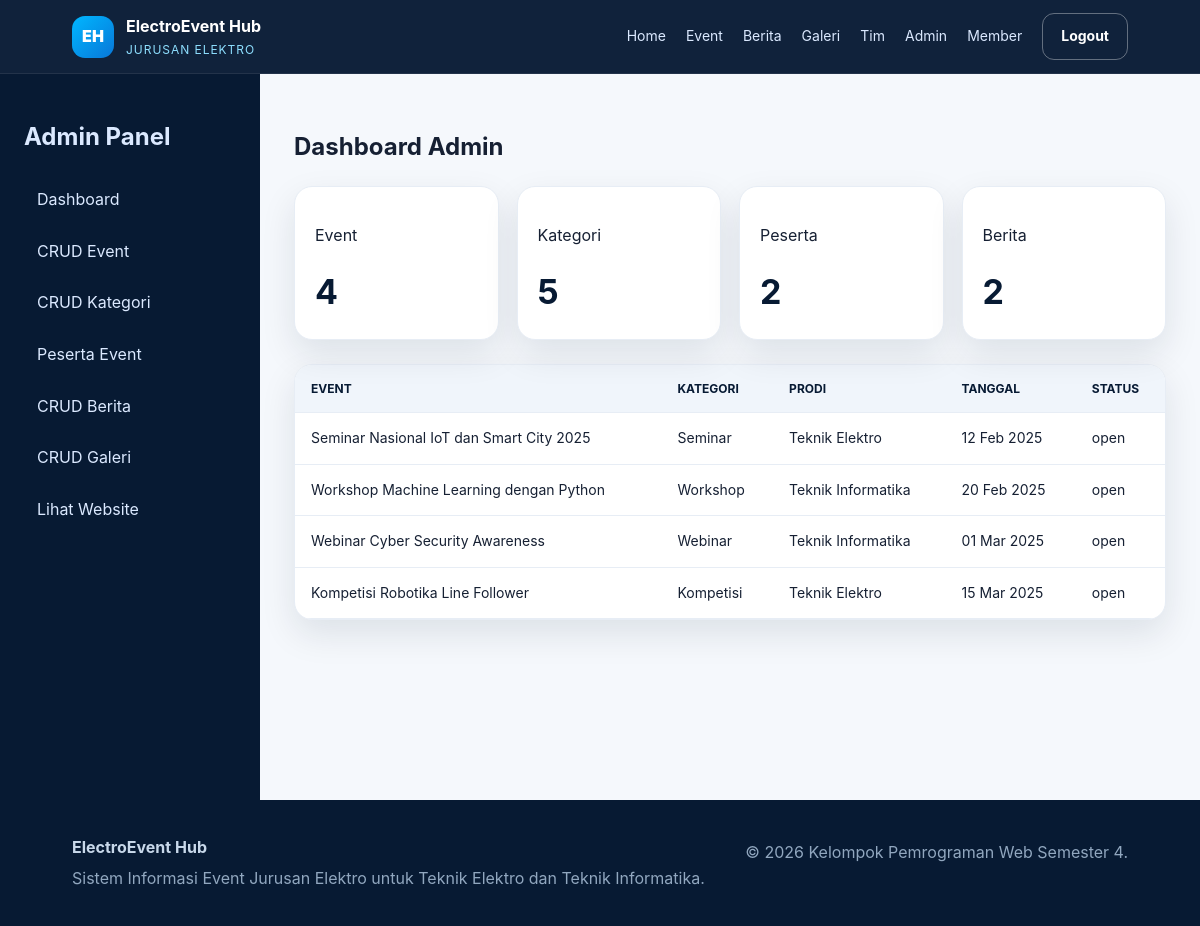
Page /admin/dashboard.php (signed in) on the committed database.
### tables this page shows
CREATE TABLE events (
  id INT AUTO_INCREMENT PRIMARY KEY,
  category_id INT NOT NULL,
  title VARCHAR(180) NOT NULL,
  slug VARCHAR(200) NOT NULL UNIQUE,
  description TEXT NOT NULL,
  study_program ENUM('Teknik Elektro','Teknik Informatika') NOT NULL,
  event_type ENUM('offline','online','hybrid') NOT NULL DEFAULT 'offline',
  event_date DATE NOT NULL,
  event_time TIME NOT NULL,
  location VARCHAR(180) NOT NULL,
  quota INT NOT NULL DEFAULT 50,
  poster VARCHAR(255) DEFAULT NULL,
  status ENUM('draft','open','closed','done') NOT NULL DEFAULT 'open',
  created_by INT DEFAULT NULL,
  created_at TIMESTAMP DEFAULT CURRENT_TIMESTAMP,
  CONSTRAINT fk_events_category FOREIGN KEY (category_id) REFERENCES categories(id) ON UPDATE CASCADE,
  CONSTRAINT fk_events_user FOREIGN KEY (created_by) REFERENCES users(id) ON DELETE SET NULL ON UPDATE CASCADE
);

CREATE TABLE categories (
  id INT AUTO_INCREMENT PRIMARY KEY,
  name VARCHAR(80) NOT NULL UNIQUE,
  description TEXT,
  created_at TIMESTAMP DEFAULT CURRENT_TIMESTAMP
);

### includes/functions.php (called while the page is built, shortened)
<?php
function e($value) {
    return htmlspecialchars((string) $value, ENT_QUOTES, 'UTF-8');
}

### admin/dashboard.php (the view, shortened to what this page needs)
<?php
require_once __DIR__ . '/../config/database.php';
require_once __DIR__ . '/../includes/functions.php';
$stats=[
 'Event'=>$pdo->query('SELECT COUNT(*) FROM events')->fetchColumn(),
 'Kategori'=>$pdo->query('SELECT COUNT(*) FROM categories')->fetchColumn(),
 'Peserta'=>$pdo->query('SELECT COUNT(*) FROM registrations')->fetchColumn(),
 'Berita'=>$pdo->query('SELECT COUNT(*) FROM news')->fetchColumn()
];
$latest=$pdo->query('SELECT e.*, c.name category_name FROM events e JOIN categories c ON c.id=e.category_id ORDER BY e.created_at DESC LIMIT 6')->fetchAll();
require_once __DIR__ . '/_layout.php';
?>
<h1>Dashboard Admin</h1><div class="stats"><?php foreach($stats as $k=>$v): ?><div class="stat"><p><?= e($k) ?></p><strong><?= (int)$v ?></strong></div><?php endforeach; ?></div><div class="table-wrap"><table><thead><tr><th>Event</th><th>Kategori</th><th>Prodi</th><th>Tanggal</th><th>Status</th></tr></thead><tbody><?php foreach($latest as $e): ?><tr><td><?= e($e['title']) ?></td><td><?= e($e['category_name']) ?></td><td><?= e($e['study_program']) ?></td><td><?= date('d M Y', strtotime($e['event_date'])) ?></td><td><?= e($e['status']) ?></td></tr><?php endforeach; ?></tbody></table></div>
<?php require_once __DIR__ . '/_footer.php'; ?>

### assets/css/style.css (style rules this page uses)
:root { --navy:#071a33;--navy2:#102a4c;--blue:#0877d8;--electric:#00b7ff;--white:#fff;--muted:#61718a;--line:#e7edf5;--bg:#f5f8fc;--danger:#d93025;--ok:#118a45;--warn:#b76a00;--shadow:0 14px 35px rgba(7,26,51,.10);--radius:18px }
* { box-sizing:border-box }
body { margin:0;font-family:Inter,Segoe UI,Arial,sans-serif;background:var(--bg);color:#162033;line-height:1.6 }
.table-wrap { overflow:auto;background:#fff;border:1px solid var(--line);border-radius:var(--radius);box-shadow:var(--shadow) }
table { width:100%;border-collapse:collapse;min-width:760px }
th,td { padding:14px 16px;text-align:left;border-bottom:1px solid var(--line);font-size:14px }
th { background:#f0f5fb;color:var(--navy);text-transform:uppercase;font-size:12px }
.stats { display:grid;grid-template-columns:repeat(4,1fr);gap:18px;margin-bottom:24px }
.stat { background:#fff;border:1px solid var(--line);border-radius:var(--radius);padding:20px;box-shadow:var(--shadow) }
.stat strong { font-size:34px;color:var(--navy) }

### rows in the picture
events: title "Seminar Nasional IoT dan Smart City 2025", category.name "Seminar", study_program "Teknik Elektro", event_date "12 Feb 2025", status "open"
events: title "Workshop Machine Learning dengan Python", category.name "Workshop", study_program "Teknik Informatika", event_date "20 Feb 2025", status "open"
events: title "Webinar Cyber Security Awareness", category.name "Webinar", study_program "Teknik Informatika", event_date "01 Mar 2025", status "open"
events: title "Kompetisi Robotika Line Follower", category.name "Kompetisi", study_program "Teknik Elektro", event_date "15 Mar 2025", status "open"

### other values in the picture
$k "Event"
$v "4"
$k "Kategori"
$v "5"
$k "Peserta"
$v "2"
$k "Berita"
